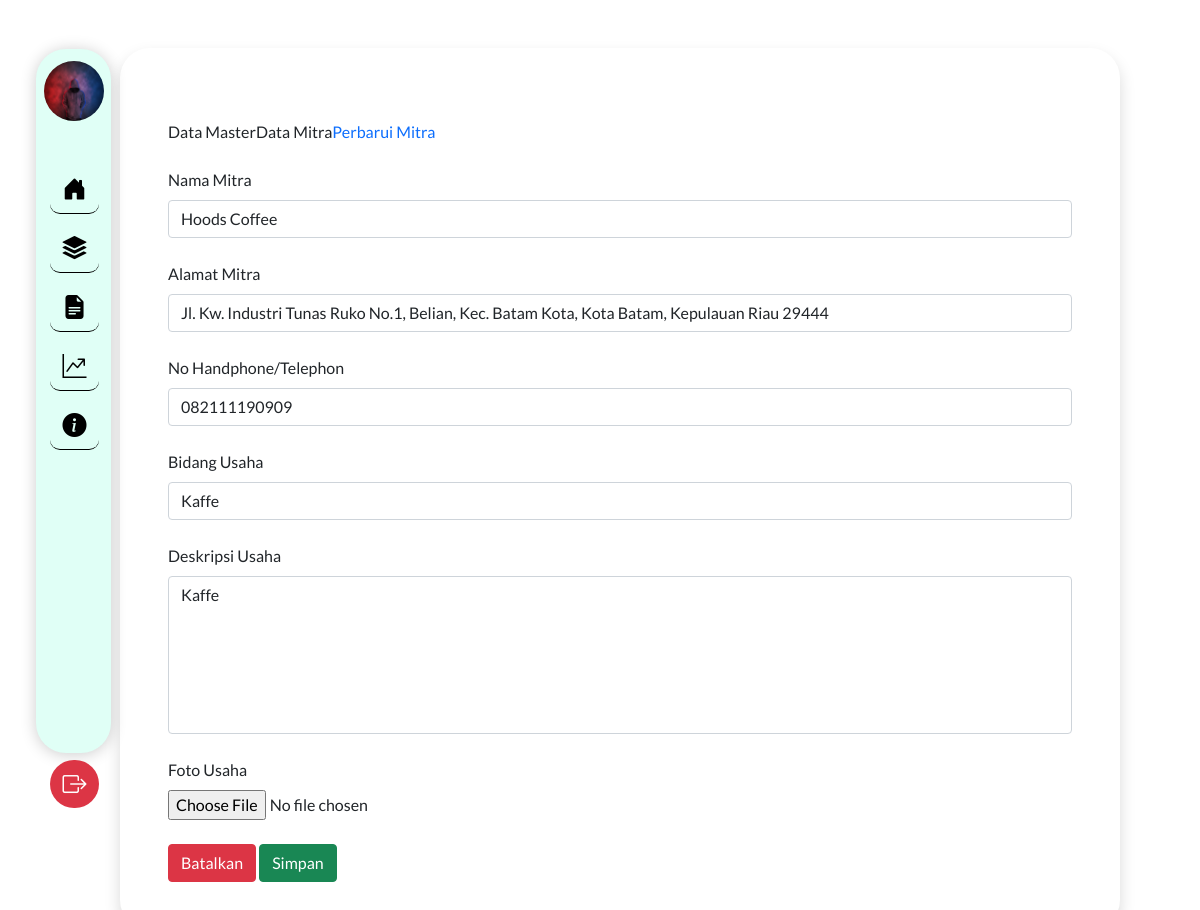
The page /mitra/formUpdateMitra?idMitra=2 on the database its author committed.
### tables this page shows
CREATE TABLE `mitra` (
  `idMitra` int(10) NOT NULL,
  `namaMitra` varchar(50) NOT NULL,
  `alamatMitra` varchar(100) NOT NULL,
  `noHpMitra` varchar(12) NOT NULL,
  `jenisUsaha` varchar(100) NOT NULL,
  `deskripsi` text NOT NULL,
  `fotoUsaha` varchar(100) NOT NULL,
  `status` varchar(20) NOT NULL DEFAULT 'Belum Verifikasi'
);

### application/controllers/Mitra.php (called while the page is built, shortened)
<?php
class Mitra extends CI_Controller
{
	public function __construct()
	{
		$this->load->model('Mitra_model');
		$this->load->library('form_validation');
		$this->load->library('session');
		$this->load->library('upload');
	}
	public function formUpdateMitra()
	{
		$idMitra = $this->input->get('idMitra');
		$data['edit'] = $this->Mitra_model->getDataMitraById($idMitra)->row_array();
		$data['judul'] = "Form Update Mitra";
		$this->load->view('templates/header', $data);
		$this->load->view('mitra/update_mitra', $data);
		$this->load->view('templates/footer');
	}
}

### index.php (called while the page is built, shortened)
<?php
require_once BASEPATH.'core/CodeIgniter.php';

### application/models/Mitra_model.php (called while the page is built, shortened)
<?php
class Mitra_model extends CI_Model
{
	public function getDataMitraById($idMitra)
	{
		$this->db->where('idMitra', $idMitra);
		return $this->db->get('mitra');
	}
}

### application/views/mitra/update_mitra.php (the view, shortened to what this page needs)
<div class="d-flex mt-5">
    <div class="p-5 col-md-10 shadow mb-5 ml-container" style="border-radius: 30px;">
        <div class="row justify-content-center">
            <div class="col-md-12"><br />
                <ol class="breadcrumb">
                    <li>Data Master</li>
                    <li>Data Mitra</li>
                    <li><a href="#">Perbarui Mitra</a></li>
                </ol>
            </div>
            <div class="mt-2 col-md-12">
                <form class="row justify-content-center" method="post" action="<?= base_url() ?>mitra/updateMitra">
                    <div>
                        <label for="namaMitra" class="form-label">Nama Mitra</label>
                        <input type="text" class="form-control" id="namaMitra" name="namaMitra" value="<?=$edit['namaMitra']?>">
                        <br>
                        <label for="alamat" class="form-label">Alamat Mitra</label>
                        <input type="text" class="form-control" id="alamat" name="alamatMitra" value="<?=$edit['alamatMitra']?>">
                        <br>
                        <label for="noHpMitra" class="form-label">No Handphone/Telephon</label>
                        <input type="text" class="form-control" id="noHpMitra" name="noHpMitra" value="<?=$edit['noHpMitra']?>">
                        <br>
                        <label for="jenisUsaha" class="form-label">Bidang Usaha</label>
                        <input type="text" class="form-control" id="jenisUsaha" name="jenisUsaha" value="<?=$edit['jenisUsaha']?>">
                        <br>
                        <label for="deskripsi" class="form-label">Deskripsi Usaha</label>
                        <textarea type="text" class="form-control" id="deskripsi" rows="6" name="deskripsi"><?=$edit['jenisUsaha']?></textarea>
                        <br>
                        <label for="fotoUsaha" class="form-label">Foto Usaha</label>
                        <br>
                        <input type="file" class="custom-file-input" id="fotoUsaha" name="fotoUsaha" accept='image/*' required><?=$edit['fotoUsaha']?></input>
                        <br><br>
                    </div>
                    <div class="float-end">
                        <a class="btn btn-danger" id="back" href="<?= base_url() ?>mitra">Batalkan</a>
                        <button type="submit" class="btn btn-success" id="save">Simpan</button>
                    </div>
                </form>
            </div>
        </div>
    </div>
</div>

### assets/css/style.css (style rules this page uses)
body { font-family: "LatoRegular" !important; }
a { text-decoration: none; cursor: pointer; }
textarea { resize: none; }
.ml-container { margin-left: 10vw; }

### rows shown on the page
mitra: namaMitra "Hoods Coffee", alamatMitra "Jl. Kw. Industri Tunas Ruko No.1, Belian, Kec. Batam Kota, Kota Batam, Kepulauan Riau 29444", noHpMitra "082111190909", jenisUsaha "Kaffe", deskripsi "Kaffe"
